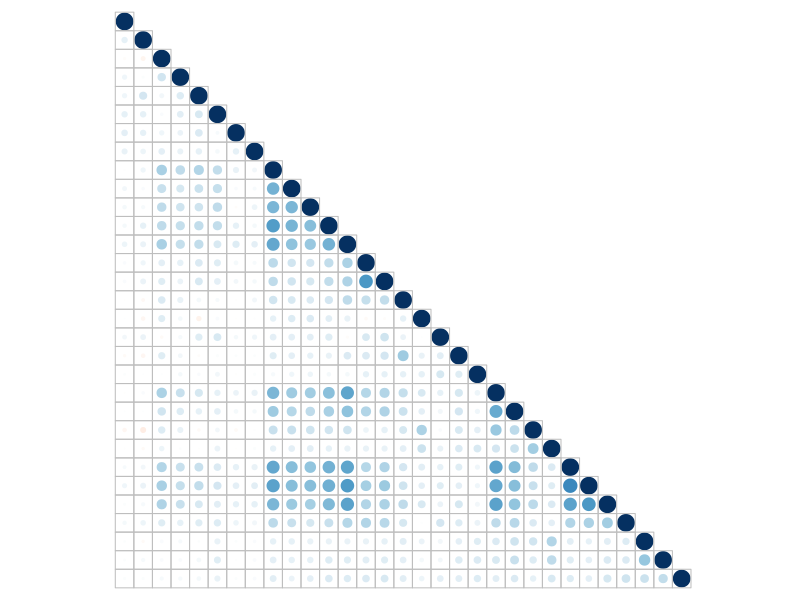

The R script that drew this image: (Note: this script raises an error after producing the figure.)
## ---- chunk 1
library(dplyr)
library(caret)
library(corrplot)
library(knitr)
## ---- chunk 2
df <- read.csv("data.csv", header = TRUE, na.strings=c(""), 
                  stringsAsFactors=FALSE)
names(df)
## ---- chunk 3
df <- df[complete.cases(df),]
## ---- chunk 4
kable(df %>%
        group_by(Gender) %>%
        summarize(total = n()))
## ---- chunk 5
df <- df[df$Gender == 'F',]
## ---- chunk 6
kable(df %>%
      group_by(Would.Enroll.In.CS) %>%
      summarize(total = n()))
## ---- chunk 7
df <- df[, -(1:4), drop=FALSE ]
df <- df[, -(2:3), drop=FALSE ]
## ---- chunk 8
decide <- function(x) {
  switch(x,
    "Yes"= {
      return(2)
    },
    "Maybe"={
      return(1)
    },
    "No"={
      return(0)
    },
    {
      return(0)
    }
  )
}

for(j in 1:32) {
  for(i in 1:3178) {
    df[i, j] <- decide(df[i, j])
  }
  df[,j] <- as.numeric(df[,j])
}

df$Would.Enroll.In.CS <- factor(df$Would.Enroll.In.CS, 
                                levels=c(0,1,2), 
                                labels=c("No", "Maybe", "Yes"))
## ---- chunk 9
corMatrix <- cor(df[,2:32])

corrplot(corMatrix, method = "circle", cl.pos = "n", tl.pos = "n", 
                    type = "lower")
## ---- chunk 10
highlyCorrelated <- findCorrelation(corMatrix, cutoff=0.50)
print(names(df)[highlyCorrelated])
## ---- chunk 11
df <- df[,-highlyCorrelated]
## ---- chunk 12
trainingIndexes <- createDataPartition(df$Would.Enroll.In.CS, 
                                      p=0.85, list=FALSE)
trainingData <- df[trainingIndexes,]
testData <- df[-trainingIndexes,]
## ---- chunk 13
trainingParameters <- trainControl(method="repeatedcv", number=10, 
                                  repeats=2)

SVModel <- train(Would.Enroll.In.CS ~ ., 
                 data = trainingData,
                 method = "svmPoly",
                 trControl= trainingParameters,
                 tuneGrid = data.frame(degree = 1,
                                       scale = 1,
                                       C = 1),
                 preProcess = c("pca","scale","center"),
                 na.action = na.omit
)
## ---- chunk 14
importance <- varImp(SVModel, scale=FALSE)
plot(importance)
## ---- chunk 15
predictions <- predict(SVModel, testData)
cm <- confusionMatrix(predictions, testData$Would.Enroll.In.CS)
print(cm)
